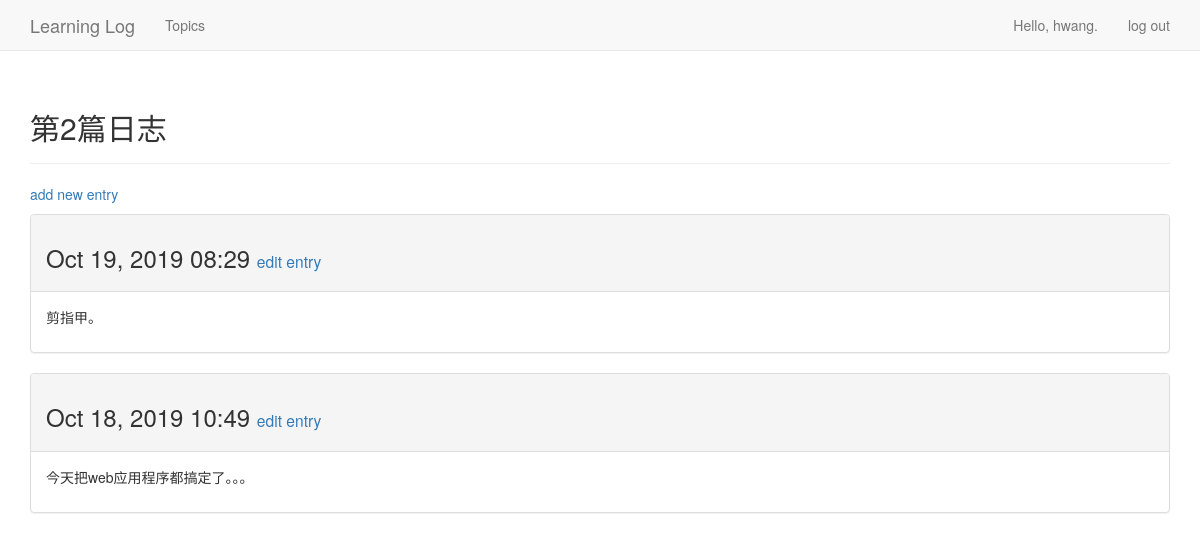
The page /topics/5/ (signed in) on the database as committed earlier.
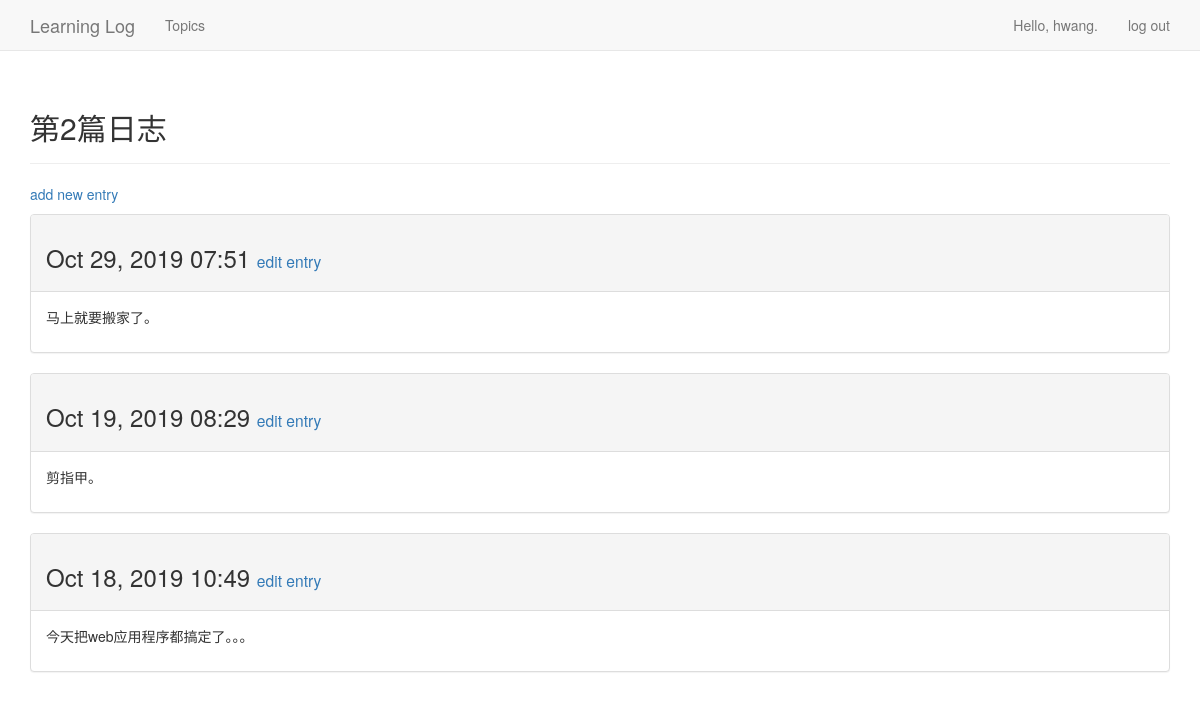
The same page on the database as committed later.
### learning_logs/models.py (models this page shows, shortened)
class Topic(models.Model):
    text = models.CharField(max_length=200)
    date_added = models.DateTimeField(auto_now_add=True)
    owner = models.ForeignKey(User, on_delete=models.PROTECT)
    public = models.BooleanField(default=False)
    def __str__(self):
        return self.text

class Entry(models.Model):
    topic = models.ForeignKey(Topic, on_delete=models.PROTECT)
    text = models.TextField()
    date_added = models.DateTimeField(auto_now_add=True)
    class Meta:
        verbose_name_plural = 'entries'

### learning_logs/views.py (the view)
# urls.py: url(r'^topics/(?P<topic_id>\d+)/$', views.topic, name='topic'),
@login_required
def topic(request, topic_id):
    topic = get_object_or_404(Topic, id=topic_id)
    """检查当前登录用户是主题所有者，或主题设置了public属性"""
    check_topic_owner(topic, request)
    entries = topic.entry_set.order_by('-date_added')
    context = {'topic': topic, 'entries': entries}
    return render(request, 'learning_logs/topic.html', context)

### learning_logs/views.py (called while the page is built)
def check_topic_owner(topic, request):
    if topic.owner != request.user:
        if topic.public == False:
            raise  Http404

### learning_logs/templates/learning_logs/topic.html
{% extends 'learning_logs/base.html' %}
{% block header %}
  <h2>{{ topic }}</h2>
{% endblock header %}
{% block content %}
  <p>
    <a href="{% url 'learning_logs:new_entry' topic.id %}">add new entry</a>
  </p>
  {% for entry in entries %}
    <div class="panel panel-default">
      <div class="panel-heading">
        <h3>
          {{ entry.date_added|date:'M d, Y H:i' }}
          <small>
            <a href="{% url 'learning_logs:edit_entry' entry.id %}">
                edit entry</a>
          </small>
        </h3>
      </div>
      <div class="panel-body">
        {{ entry.text|linebreaks }}
      </div>
    </div>
  {% empty %}
       There are no entries for this topic yet.
  {% endfor %}
{% endblock content %}

### learning_logs/templates/learning_logs/base.html (shortened to what this page needs)
{% load bootstrap3 %}
<!DOCTYPE html>
<html lang="en">
  <head>
    {% bootstrap_css %}
  </head>
  <body>
    <nav class="navbar navbar-default navbar-static-top" role="navigation">
      <div class="container">
        <div class="navbar-header">
          <a class="navbar-brand" href="{% url 'learning_logs:index' %}">
                Learning Log</a>
        </div>
        <div id="navbar" class="navbar-collapse collapse">
          <ul class="nav navbar-nav">
            <li><a href="{% url 'learning_logs:topics' %}">Topics</a></li>
          </ul>
          <ul class="nav navbar-nav navbar-right">
            {% if user.is_authenticated %}
              <li><a>Hello, {{ user.username }}.</a></li>
              <li><a href="{% url 'users:logout' %}">log out</a></li>
            {% else %}
              <li><a href="{% url 'users:register' %}">register</a></li>
              <li><a href="{% url 'users:login' %}">log in</a></li>
            {% endif %}
          </ul>
        </div>
      </div>
    </nav>
    <div class="container">
      <div class="page-header">
        {% block header %}{% endblock header %}
      </div>
      <div>
        {% block content %}{% endblock content %}
      </div>
    </div>
  </body>
</html>

Rows that differ between the two databases and show on the page:
added Entry: date_added "Oct 29, 2019 07:51", text "马上就要搬家了。"
